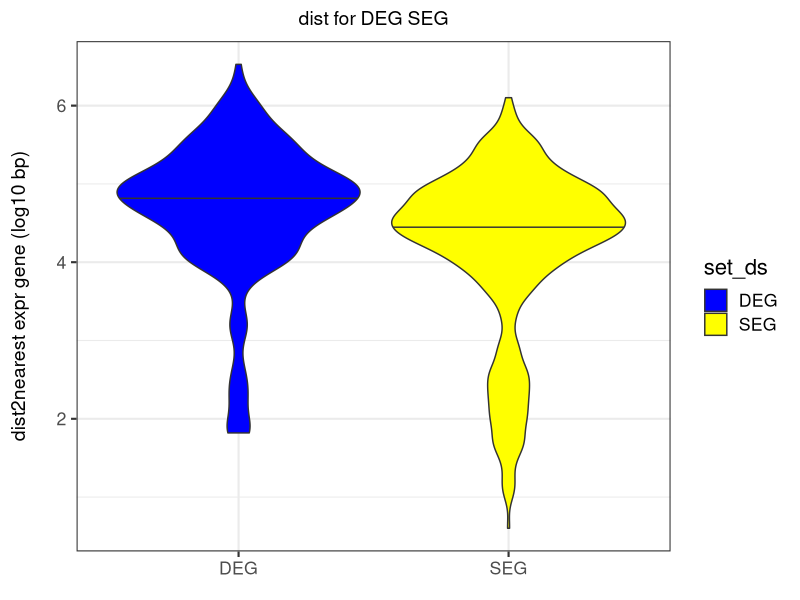
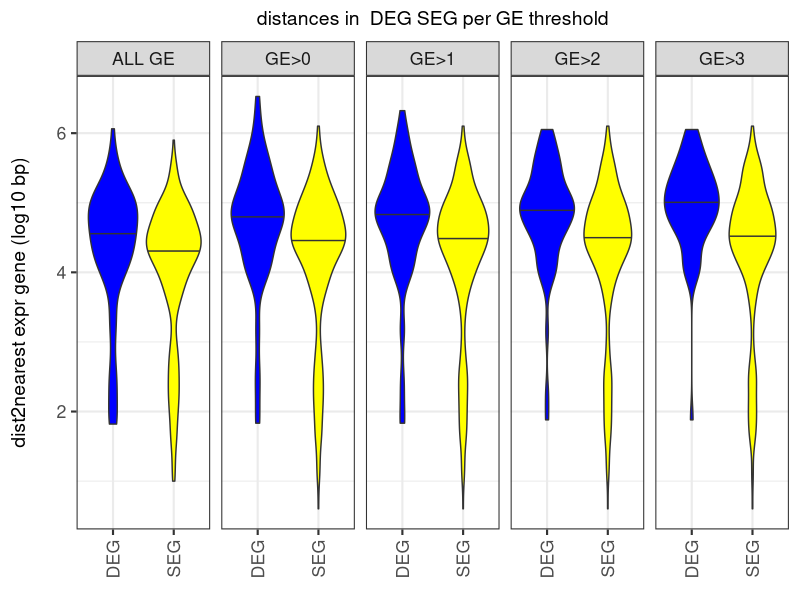
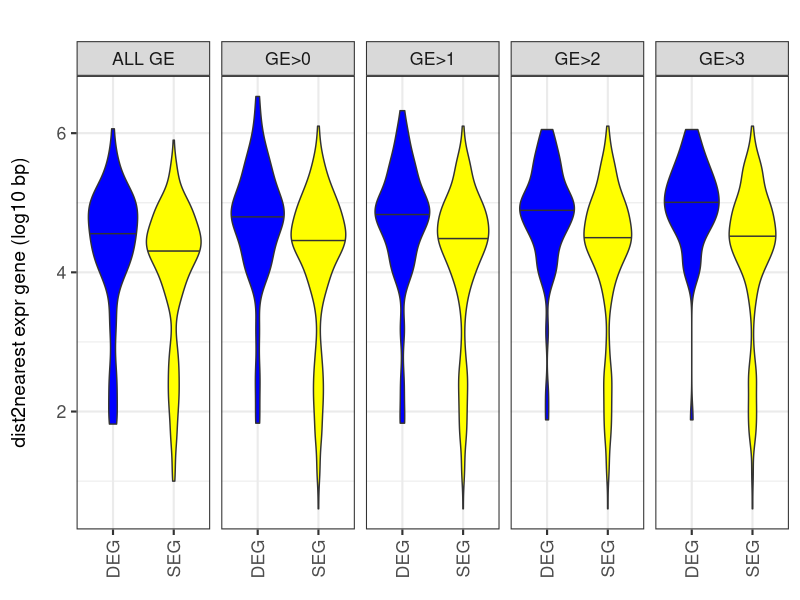
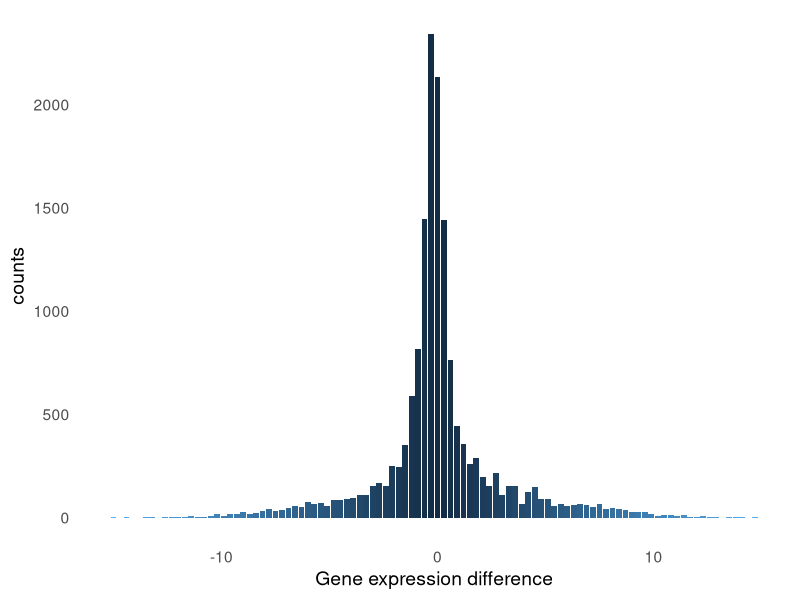
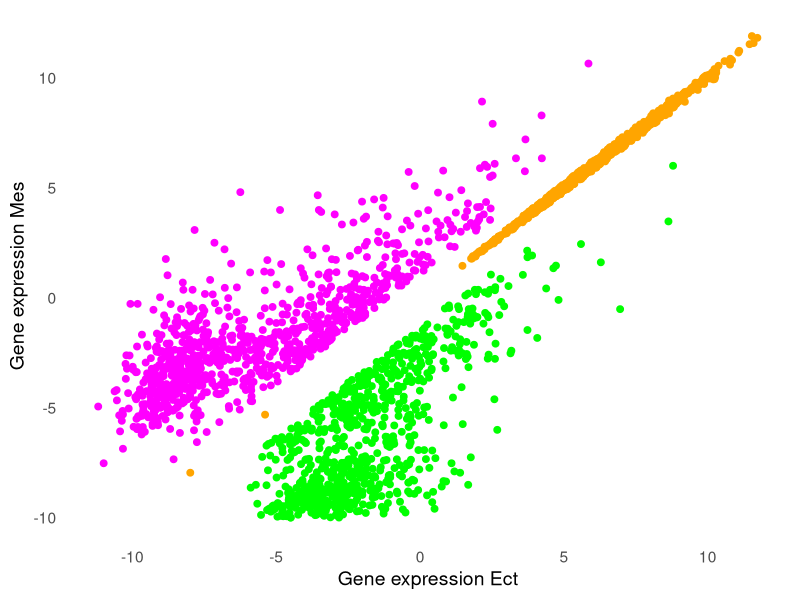
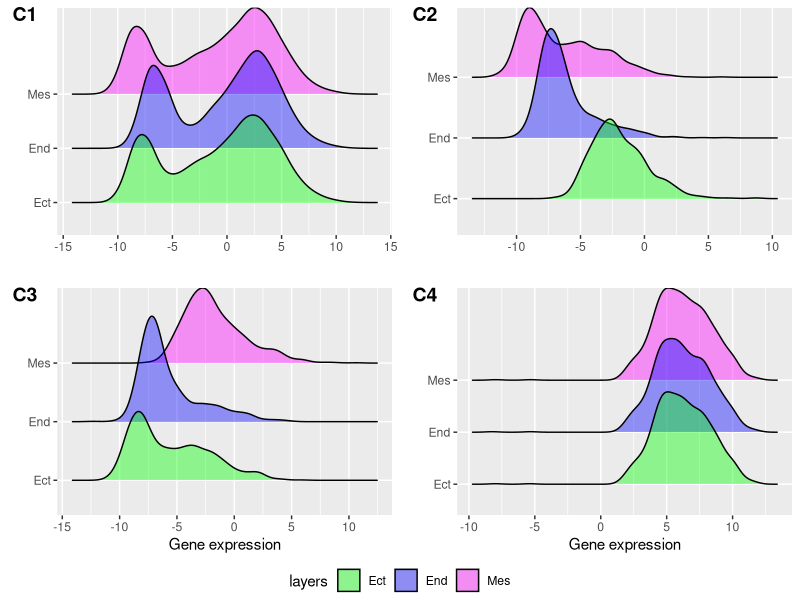
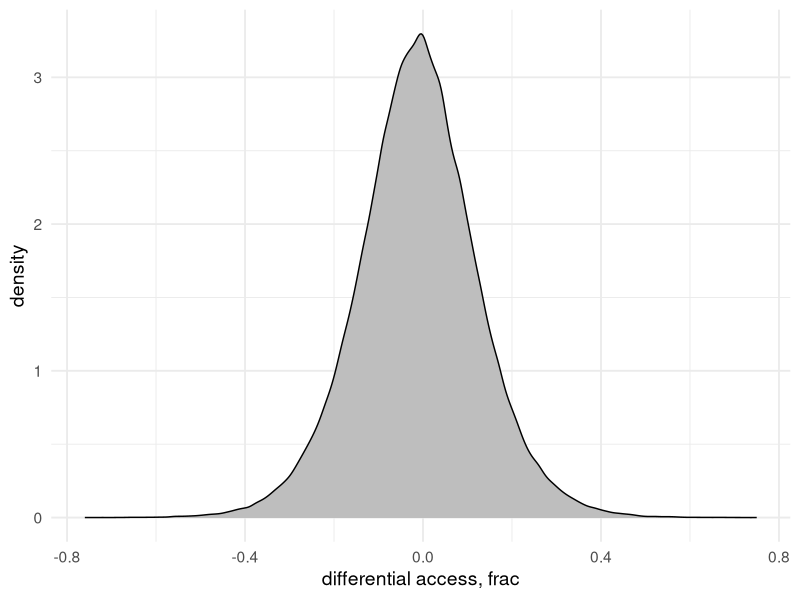
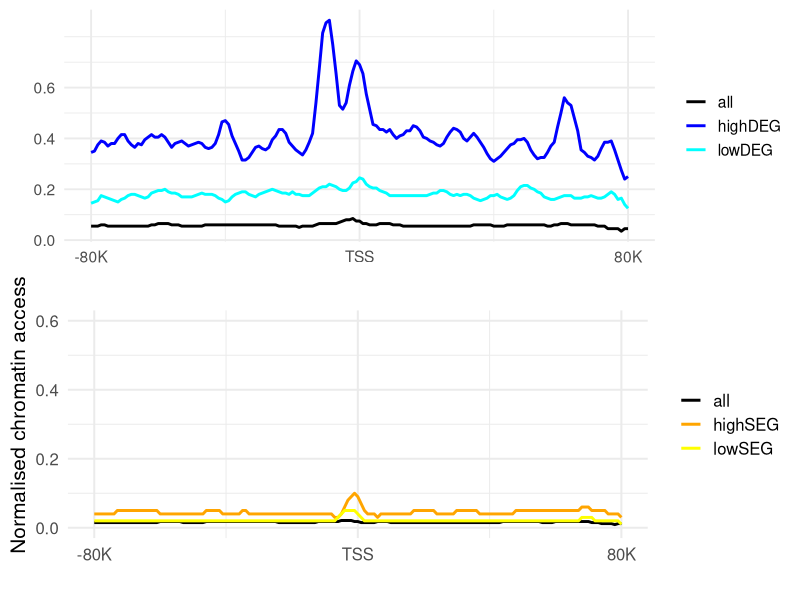

Source code (R) for these figures, in order:
## ---- chunk 1
library(reshape2)
library(ggplot2)
library(tidyverse)
library(gridExtra)
library(tidyr)
library(ggpubr)
library("readxl")
library(datasets)  
library(purrr)
library(ggridges)
## ---- chunk 2
read_tsv("data_figures/DEG_SEG_dist_thrE.txt")->DEG_SEG_dist_thr

DEG_SEG_dist_thr%>%
    ggplot(aes(set_ds, log.dist, fill = set_ds)) +
    geom_violin(draw_quantiles = 0.5) +
    theme_bw(base_size = 16) +
    scale_fill_manual(values = c("blue","yellow")) +
        ylab("dist2nearest expr gene (log10 bp)\n") +
    xlab(element_blank()) +
    theme(axis.title.y = element_text(size = 14), plot.title = element_text(size = 14, hjust = 0.5)) + 
    ggtitle("dist for DEG SEG") -> v2ds.deg
  v2ds.deg #all thr dumpted together

v2ds.deg+facet_grid(~thrGE)+ theme(legend.position = "none")+theme(axis.text.x=element_text(angle=90,hjust=1,vjust=0.5)) ->v02
v02+ggtitle("distances in  DEG SEG per GE threshold")
#------------------------no title
v02+ggtitle("")
## ---- chunk 3
#---------------------Fig2.A
read_tsv("data_figures/pw_DEG_histo.txt")->diff
#head(diff)

pdiff<- ggplot(diff, aes (x=GE_diff, y=freq, fill=abs(GE_diff))) +
  geom_bar(stat='identity',show.legend = FALSE)+
  scale_colour_gradient2()+
  theme_minimal(base_size = 14)+
  theme(panel.grid.major = element_blank(), panel.grid.minor = element_blank())+
  #ggtitle("A or C")+
  xlab("Gene expression difference")+
  ylab("counts")
pdiff

## ---- chunk 4
read_tsv("data_figures/scat_sim.txt")->scat_sim
#head(scat_sim)

read_tsv("data_figures/scat_ect.txt")->scat_ect
#head(scat_ect)

read_tsv("data_figures/scat_mes.txt")->scat_mes
#head(scat_mes)

pp<- ggplot(scat_sim, aes (x=ge_ect,y=ge_mes)) +
  geom_point(size=2,color="orange")+
  geom_point(data = scat_ect,color="green",size=2)+
  geom_point(data = scat_mes,color="magenta",size=2)+
  ylim(-10, 12)+
  theme_minimal(base_size = 14)+
  theme(panel.grid.major = element_blank(), panel.grid.minor = element_blank())+
  #ggtitle("C")+
  xlab("Gene expression Ect")+
  ylab("Gene expression Mes")
pp
## ---- chunk 5

read_tsv("data_figures/GE_long_SEG.txt")->Sim


pd4<- ggplot(Sim, aes(x = GE, y = layer,fill=layer)) +    geom_density_ridges(
       aes(point_fill = layer, point_shape = layer),
       alpha = .4) +
       xlab("Gene expression")+
       ylab(" ")+
       scale_fill_manual(values = c("green", "blue","magenta"))
#pd4

#-------------------------------all genes

read_tsv("data_figures/GE_long_ALL.txt")->ALL


pd1<- ggplot(ALL, aes(x = v, y = layers,fill=layers)) +    geom_density_ridges(
       aes(point_fill = layers, point_shape = layers),
       alpha = .4) +
       xlab(" ")+
       ylab(" ")+
       scale_fill_manual(values = c("green", "blue","magenta"))
 #, labels = c("female", "male","unknown")) 
#pd1

#---------------------DifEct
read_tsv("data_figures/GE_long_DifEct.txt")->DifEct

pd2<- ggplot(DifEct, aes(x = GE, y = layer,fill=layer)) +    geom_density_ridges(
       aes(point_fill = layer, point_shape = layer),
       alpha = .4) +
       xlab(" ")+
       ylab(" ")+
       scale_fill_manual(values = c("green", "blue","magenta"))
 #, labels = c("female", "male","unknown")) 
#pd2

#--------------------Dif Mes
read_tsv("data_figures/GE_long_DifMes.txt")->DifMes

pd3<- ggplot(DifMes, aes(x = GE, y = layer,fill=layer)) +    geom_density_ridges(
       aes(point_fill = layer, point_shape = layer),
       alpha = .4) +
       xlab("Gene expression")+
  ylab(" ")+
       scale_fill_manual(values = c("green", "blue","magenta"))
 #, labels = c("female", "male","unknown")) 
#pd3
## ---- chunk 6
pE <-
  ggarrange( pd1, pd2, pd3, pd4, labels = c("C1","C2","C3", "C4"),
           common.legend = TRUE, legend = "bottom"
  )
pE
## ---- chunk 7
read_tsv("data_figures/da_win_pw_chr1.txt")->da_win

#head(da_win)

pDAR<-  ggplot(da_win, aes(diff_access))+
  #geom_bar(stat='identity')
  geom_density(fill='grey')+
  #ggtitle("Differential access,100bp win       Ect vs Meso")+
  theme_minimal(base_size = 14)+
  ylab("density")+
  xlab("differential access, frac")
pDAR

## ---- chunk 8
read_tsv("data_figures/histTSS_DEG.txt")->histTSS_DEG
head(histTSS_DEG)

#-------------------histo SEG

ps <- ggplot(histTSS_DEG, aes(x=TSS_vic, y=freqSEG, colour=type_SEG)) + 
    geom_line(size=1)+
    scale_colour_manual(values=c("black","orange","yellow"))+
    
    theme_minimal(base_size=15)+
    ylim(0,0.6)+
     #ylab("normalised chromatin access count")+
    xlab(" ") + 
    ylab(" ")+
   ylab("   Normalised chromatin access")+
     #ylab("Normalised per gene Chromat Access count ")+
    theme(legend.title = element_blank())
  
  ps<-ps+scale_x_continuous(breaks=seq(-80000,80000,80000),labels=c("-80K", "TSS", "80K"))
  
  #ps
  
  #pp<-grid.arrange(pe, pm, ps, ncol=1)
  #pp + theme(legend.title = element_blank())
  
  #---------------------DEG TSS
  
pm <- ggplot(histTSS_DEG, aes(x=TSS_vic, y=freqDEG, colour=type_DEG))+ geom_line(size=1)+
  scale_colour_manual(values=c("black","blue","cyan"))+
  #xlim(-80000,80000)+
  theme_minimal(base_size=14)+
  xlab(" ") + 
  ylab(" ")+
 #ylab("Normalised Chromatin Access")+
  scale_y_continuous(breaks=seq(-0,0.6,0.2))+
  theme(legend.title = element_blank())
#pm
    pm<-pm+scale_x_continuous(breaks=seq(-80000,80000,80000),labels=c("-80K", "TSS","80K"))
  
  #--------------------------together
  
  pp<-grid.arrange(pm, ps, ncol=1)
pp

## ---- chunk 9
read_tsv("data_figures/DAR_aroundH3K27ac_Mes_20K.txt")->dar_enh


pmd<- ggplot(dar_enh, aes(bin,line))+
  geom_line(color="blue",size=2) +
  ylim(0, 200)+
 #ggtile("DARM normalised counts around H3K27acMes") 
  #xlab("H3K27ac 20K vicinity") + 
  xlab(" ")+
  ylab("normalised DAR counts ")+
  theme_minimal(base_size=13)

  pmd<-pmd+scale_x_continuous(breaks=seq(-20,20,20),labels=c("-20K", "H3K27ac","20K"))
   #geom_smooth(size=2, show.legend = FALSE)
#pmd
## ---- chunk 10
read_tsv("data_figures/DAR_aroundH3K27ac_Mes_SW_20K.txt")->dar_enh_sw


pmds<- ggplot(dar_enh_sw, aes(bin,line))+
  geom_line(color="blue",size=2) +
  ylim(0, 200)+
 #ggtile("DAR  normalised counts around H3K27ac") 
  #xlab("H3K27ac 20K vicinity") + ylab("normalised DAR counts, swapped")+
  xlab(" ")+
  ylab("normalised DAR counts,swapped ")+
  theme_minimal(base_size=13)

  pmds<-pmds+scale_x_continuous(breaks=seq(-20,20,20),labels=c("-20K", "H3K27ac","20K"))
   #geom_smooth(size=2, show.legend = FALSE)
#pmds
 

## ---- chunk 11

 # penh<-grid.arrange(pmd, pmds, ncol=1)
penh<-grid.arrange(pmd, pmds, nrow=1)
penh

